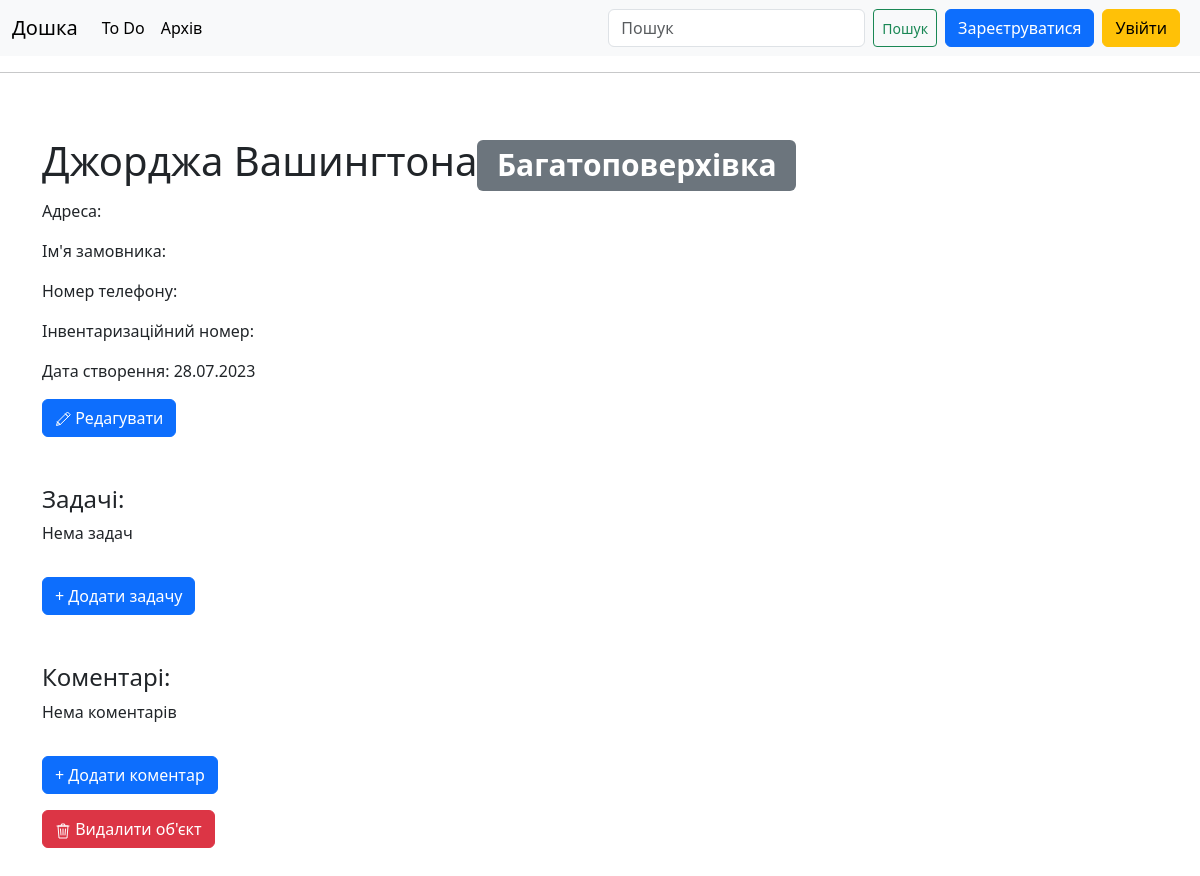
Page /subject/10/ on the earlier database version.
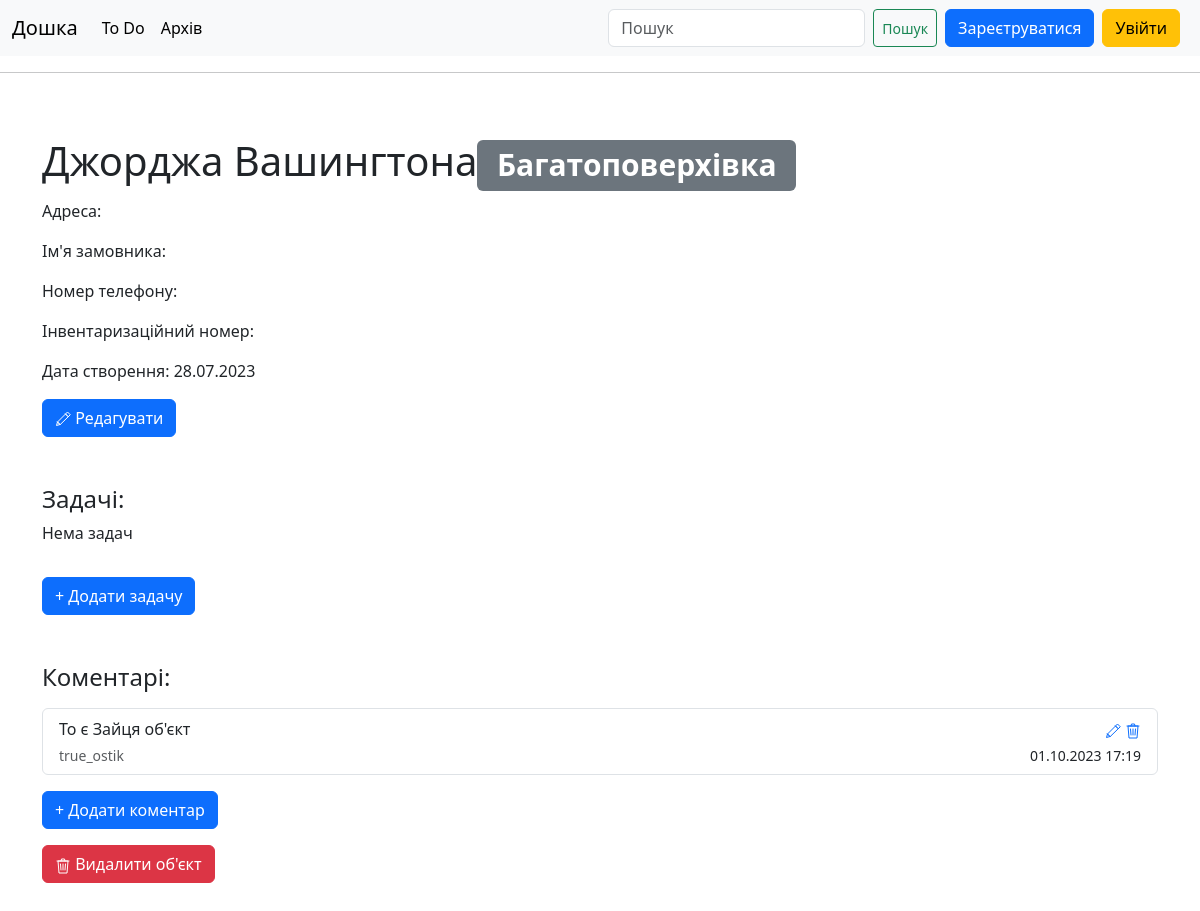
Same page on the later database version.
### bord/models.py (models this page shows)
class Comment(models.Model):
    subject = models.ForeignKey(Subject, on_delete=models.CASCADE)
    text = models.TextField()
    date_added = models.DateTimeField(auto_now_add=True)
    author = models.ForeignKey(User, on_delete=models.CASCADE)
    def __str__(self):
        if len(self.text) < 500:
            return self.text
        else:
            return f"{self.text[:500]}..."

### bord/views.py (the view)
# urls.py: path('subject/<int:subject_id>/', views.subject_view, name='subject'),
def subject_view(request, subject_id):
    subject = Subject.objects.get(id=subject_id)
    comments = subject.comment_set.order_by('-date_added')
    subtasks = subject.subtask_set.order_by('done')
    context = {'subject': subject, 'comments': comments, 'subtasks': subtasks}
    return render(request, 'bord/subject.html', context)

### bord/models.py (called while the page is built)
    def __str__(self):
        return self.name

### bord/templates/bord/subject.html (shortened to what this page needs)
{% extends "bord/base.html" %}
{% block content %}
    <h1>{{ subject }}<span class="badge bg-secondary">{{ subject.get_type_display }}</span></h1>
    <p> Адреса: {{ subject.address }}</p>
    <p> Ім'я замовника: {{ subject.client_name }}</p>
    <p> Номер телефону: {{ subject.client_number }}</p>
    <p> Інвентаризаційний номер: {{ subject.invent_number }}</p>
    <p> Дата створення: {{ subject.date_added|date:'d.m.Y' }}</p>
    <a class="btn btn-primary" href="{% url 'bord:edit_subject' subject.id %}"><svg class="bi" width="16" height="16"><use xlink:href="#i-edit"></use></svg> Редагувати</a>
    <h4 class="mt-5">Задачі:</h4>
    {% for subtask in subtasks %}
        <ul class="list-group">
          <li class="list-group-item mt-2" aria-current="true">
            <div class="d-flex w-100 justify-content-between">
                {% if subtask.done %}
                    <div>
                      <a class="btn btn-success btn-sm" href="{% url 'bord:check_subtask' subtask.id %}"><svg class="bi" width="16" height="16"><use xlink:href="#done"></use></svg></a>
                      <del class="text-muted">{{ subtask }}</del>
                    </div>
                {% else %}
                    <div>
                      <a class="btn btn-danger btn-sm" href="{% url 'bord:check_subtask' subtask.id %}"><svg class="bi" width="16" height="16"><use xlink:href="#empty"></use></svg></a>
                      {{ subtask }}
                    </div>
                {% endif %}
                <div>
                    <a href="{% url 'bord:edit_subtask' subtask.id %}"><svg class="bi" width="16" height="16"><use xlink:href="#i-edit"></use></svg></a>
                    <a href="{% url 'bord:delete_subtask' subtask.id %}"><svg class="bi" width="16" height="16"><use xlink:href="#i-trash"></use></svg></a>
                </div>
            </div>
          </li>
        </ul>
    {% empty %}
        <p>Нема задач</p>
    {% endfor %}
    <a class="btn btn-primary mt-3" href="{% url 'bord:new_subtask' subject.id %}">+ Додати задачу</a>
    <h4 class="mt-5">Коментарі:</h4>
    {% for comment in comments %}
        <ul class="list-group">
          <li class="list-group-item mt-2" aria-current="true">
            <div class="d-flex w-100 justify-content-between">
              <p class="mb-1">{{ comment }}</p>
                <div>
                    <a href="{% url 'bord:edit_comment' comment.id %}"><svg class="bi" width="16" height="16"><use xlink:href="#i-edit"></use></svg></a>
                    <a href="{% url 'bord:delete_comment' comment.id %}"><svg class="bi" width="16" height="16"><use xlink:href="#i-trash"></use></svg></a>
                </div>
            </div>
            <div class="d-flex w-100 justify-content-between">
                <small class="text-muted">{{ comment.author }}</small>
                <small>{{ comment.date_added|date:'d.m.Y H:i' }}</small>
            </div>
          </li>
        </ul>
    {% empty %}
        <p>Нема коментарів</p>
    {% endfor %}
    <a class="btn btn-primary mt-3" href="{% url 'bord:new_comment' subject.id %}">+ Додати коментар</a><br>
    <button type="button" class="btn btn-danger mt-3" data-bs-toggle="modal" data-bs-target="#exampleModal">
      <svg class="bi" width="16" height="16"><use xlink:href="#i-trash"></use></svg> Видалити об'єкт
    </button>
{% endblock content %}

Differences in the rows shown:
added Comment: text "То є Зайця об'єкт", author "true_ostik", date_added "01.10.2023 17:19"
Other differences:
text no longer shown: "Нема коментарів"
